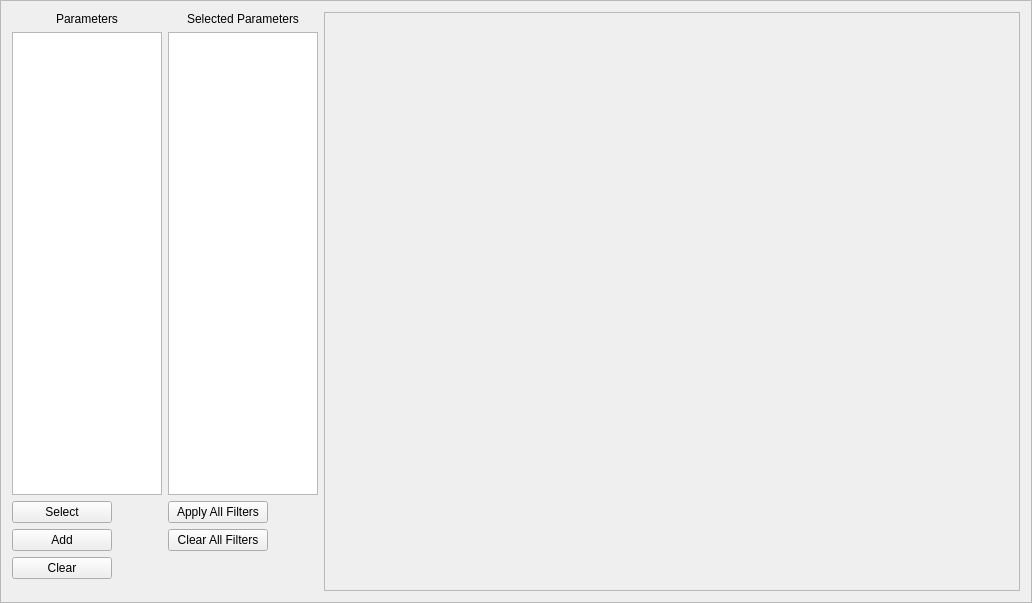
<?xml version="1.0" encoding="UTF-8"?>
<ui version="4.0">
 <class>frmParamFilter</class>
 <widget class="QFrame" name="frmParamFilter">
  <property name="geometry">
   <rect>
    <x>0</x>
    <y>0</y>
    <width>1032</width>
    <height>603</height>
   </rect>
  </property>
  <property name="windowTitle">
   <string>Frame</string>
  </property>
  <property name="frameShape">
   <enum>QFrame::StyledPanel</enum>
  </property>
  <property name="frameShadow">
   <enum>QFrame::Raised</enum>
  </property>
  <layout class="QGridLayout" name="gridLayout_2">
   <item row="0" column="0">
    <layout class="QGridLayout" name="gridLayout">
     <item row="3" column="1">
      <widget class="QPushButton" name="btnClearAllFilters">
       <property name="maximumSize">
        <size>
         <width>100</width>
         <height>16777215</height>
        </size>
       </property>
       <property name="cursor">
        <cursorShape>PointingHandCursor</cursorShape>
       </property>
       <property name="text">
        <string>Clear All Filters</string>
       </property>
      </widget>
     </item>
     <item row="0" column="2" rowspan="7">
      <widget class="QScrollArea" name="scrollArea">
       <property name="minimumSize">
        <size>
         <width>200</width>
         <height>0</height>
        </size>
       </property>
       <property name="widgetResizable">
        <bool>true</bool>
       </property>
       <widget class="QWidget" name="scrollAreaWidgetContents">
        <property name="geometry">
         <rect>
          <x>0</x>
          <y>0</y>
          <width>696</width>
          <height>579</height>
         </rect>
        </property>
        <layout class="QGridLayout" name="gridLayout_3">
         <item row="0" column="0">
          <layout class="QGridLayout" name="gloParamFilterItems"/>
         </item>
        </layout>
       </widget>
      </widget>
     </item>
     <item row="0" column="1">
      <widget class="QLabel" name="lblSelectedParams">
       <property name="text">
        <string>Selected Parameters</string>
       </property>
       <property name="alignment">
        <set>Qt::AlignCenter</set>
       </property>
      </widget>
     </item>
     <item row="2" column="0">
      <widget class="QPushButton" name="btnSelect">
       <property name="maximumSize">
        <size>
         <width>100</width>
         <height>16777215</height>
        </size>
       </property>
       <property name="cursor">
        <cursorShape>PointingHandCursor</cursorShape>
       </property>
       <property name="text">
        <string>Select</string>
       </property>
      </widget>
     </item>
     <item row="0" column="0">
      <widget class="QLabel" name="lblParams">
       <property name="text">
        <string>Parameters</string>
       </property>
       <property name="alignment">
        <set>Qt::AlignCenter</set>
       </property>
      </widget>
     </item>
     <item row="1" column="0">
      <widget class="QListWidget" name="lstParams">
       <property name="minimumSize">
        <size>
         <width>100</width>
         <height>0</height>
        </size>
       </property>
       <property name="maximumSize">
        <size>
         <width>150</width>
         <height>16777215</height>
        </size>
       </property>
       <property name="verticalScrollBarPolicy">
        <enum>Qt::ScrollBarAsNeeded</enum>
       </property>
       <property name="autoScroll">
        <bool>true</bool>
       </property>
       <property name="tabKeyNavigation">
        <bool>false</bool>
       </property>
       <property name="showDropIndicator" stdset="0">
        <bool>true</bool>
       </property>
       <property name="dragEnabled">
        <bool>false</bool>
       </property>
       <property name="selectionMode">
        <enum>QAbstractItemView::ExtendedSelection</enum>
       </property>
       <property name="movement">
        <enum>QListView::Static</enum>
       </property>
       <property name="flow">
        <enum>QListView::TopToBottom</enum>
       </property>
       <property name="isWrapping" stdset="0">
        <bool>false</bool>
       </property>
       <property name="resizeMode">
        <enum>QListView::Fixed</enum>
       </property>
       <property name="layoutMode">
        <enum>QListView::SinglePass</enum>
       </property>
       <property name="uniformItemSizes">
        <bool>false</bool>
       </property>
       <property name="wordWrap">
        <bool>false</bool>
       </property>
       <property name="selectionRectVisible">
        <bool>false</bool>
       </property>
       <property name="currentRow">
        <number>-1</number>
       </property>
      </widget>
     </item>
     <item row="1" column="1">
      <widget class="QListWidget" name="lstSelectedParams">
       <property name="minimumSize">
        <size>
         <width>100</width>
         <height>0</height>
        </size>
       </property>
       <property name="maximumSize">
        <size>
         <width>150</width>
         <height>16777215</height>
        </size>
       </property>
       <property name="verticalScrollBarPolicy">
        <enum>Qt::ScrollBarAsNeeded</enum>
       </property>
       <property name="autoScroll">
        <bool>true</bool>
       </property>
       <property name="tabKeyNavigation">
        <bool>false</bool>
       </property>
       <property name="showDropIndicator" stdset="0">
        <bool>true</bool>
       </property>
       <property name="dragEnabled">
        <bool>false</bool>
       </property>
       <property name="selectionMode">
        <enum>QAbstractItemView::ExtendedSelection</enum>
       </property>
       <property name="movement">
        <enum>QListView::Static</enum>
       </property>
       <property name="flow">
        <enum>QListView::TopToBottom</enum>
       </property>
       <property name="isWrapping" stdset="0">
        <bool>false</bool>
       </property>
       <property name="resizeMode">
        <enum>QListView::Fixed</enum>
       </property>
       <property name="layoutMode">
        <enum>QListView::SinglePass</enum>
       </property>
       <property name="uniformItemSizes">
        <bool>false</bool>
       </property>
       <property name="wordWrap">
        <bool>false</bool>
       </property>
       <property name="selectionRectVisible">
        <bool>false</bool>
       </property>
       <property name="currentRow">
        <number>-1</number>
       </property>
      </widget>
     </item>
     <item row="2" column="1">
      <widget class="QPushButton" name="btnApplyAllFilters">
       <property name="maximumSize">
        <size>
         <width>100</width>
         <height>16777215</height>
        </size>
       </property>
       <property name="cursor">
        <cursorShape>PointingHandCursor</cursorShape>
       </property>
       <property name="text">
        <string>Apply All Filters</string>
       </property>
      </widget>
     </item>
     <item row="3" column="0">
      <widget class="QPushButton" name="btnAdd">
       <property name="maximumSize">
        <size>
         <width>100</width>
         <height>16777215</height>
        </size>
       </property>
       <property name="cursor">
        <cursorShape>PointingHandCursor</cursorShape>
       </property>
       <property name="text">
        <string>Add</string>
       </property>
      </widget>
     </item>
     <item row="4" column="0">
      <widget class="QPushButton" name="btnClear">
       <property name="maximumSize">
        <size>
         <width>100</width>
         <height>16777215</height>
        </size>
       </property>
       <property name="cursor">
        <cursorShape>PointingHandCursor</cursorShape>
       </property>
       <property name="text">
        <string>Clear</string>
       </property>
      </widget>
     </item>
    </layout>
   </item>
  </layout>
 </widget>
 <resources/>
 <connections/>
</ui>
